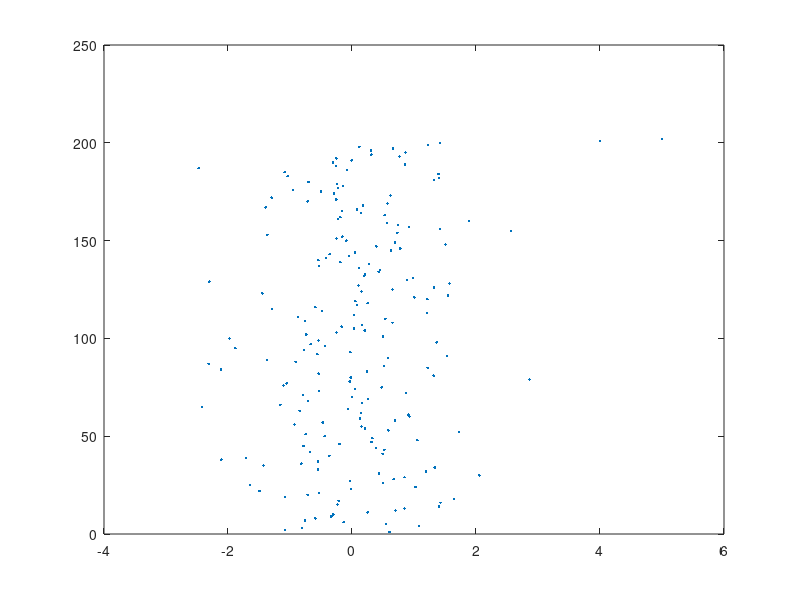

MATLAB code for this plot: (Note: this script raises an error after producing the figure.)
% robust estimation of Gaussian parameters

n = 200;
data = randn(1, n);
disp('True')
mean(data)
var(data)
data = [data 4 5];

figure(1)
plot(data, 1:length(data), '.');

% nonrobust estimates
disp('ML')
m = mean(data)
v = var(data)

% robust mean
for i = 1:10
  p = mvnormpdf(data, m, [], v);
  m = (data * p')/sum(p);
end
disp('Sum')
m
v = (data * diag(p) * data')/sum(p)
% variance tends to be too small

% corrected variance estimate
for i = 1:10
  p = mvnormpdf(data, m, [], v);
  m = (data * p')/sum(p);
  v = (data * diag(p) * data')/(sum(p) - 1/log(length(p)));
end
disp('Sum corrected')
m
v

if 0
% KL estimator
e = [];
h = [];
for i = 1:30
  p = mvnormpdf(data, m, [], v);
  q = p .* (1 + log(p * length(data)));
  m = (data * q')/sum(q);
  v = (data * diag(q) * data')/sum(q);
  e(i) = sum(p .* log(p * length(data)));
end
figure(2)
plot(e)
disp('KL')
m
v
else

  r = -10:0.001:10;
  if 1
    % we put a tiny Gaussian on each data point
    q = -Inf*ones(1, length(r));
    for i = 1:length(data)
      q = logSum(q, mvnormpdfln(r, data(:, i), [], 0.0001));
    end
  else
    q = mvnormpdfln(r, 0, 1);
  end
  figure(3);
  plot(r, q);
  drawnow
  
  ms = -5:0.5:5;
  vs = 0.01:0.25:5;
  ce = [];
  for mi = 1:length(ms)
    for vi = 1:length(vs)
      p = mvnormpdfln(r, ms(mi), [], vs(vi));
      ce(mi, vi) = sum(exp(p) .* (p - q));
    end
  end
  figure(2)
  mesh(vs, ms, ce);
  rotate3d on
  [x,mi] = min(ce);
  [x,vi] = min(x);
  ms(mi(vi))
  vs(vi)
end
